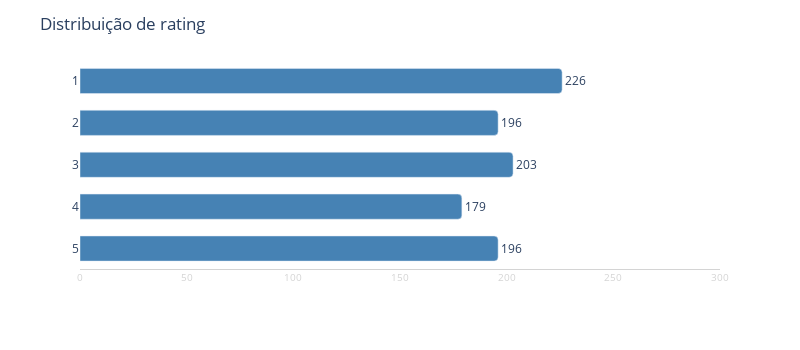

The notebook cell this image was saved under:
### Markdown cell above
### Estatísticas gerais da coleção

### Code cell
print(f"Total de livros: {df['title'].nunique()}")
print(f"Categorias distintas: {df['category'].nunique()}")
print(f"Preço médio: {round(df['price'].mean(), 2)}")

dist_rating = df[['rating']].value_counts().reset_index(name = 'qtd').sort_values('rating', ascending = False)
dist_rating['rating'] = dist_rating['rating'].astype(str)

fig = px.bar(dist_rating, x = 'qtd', y = 'rating', text = 'qtd')
fig.update_layout(plot_bgcolor = 'white', height = 350, width = 800, title = 'Distribuição de rating', barcornerradius = 4)
fig.update_traces(width = 0.6, textposition = 'outside', textfont = dict(size = 12), marker_color = 'steelblue')
fig.update_xaxes(title = '', tickfont = dict(size = 10, color = '#d4d4d4'), range = (0, 300))
fig.update_yaxes(title = '')
fig.add_hline(y = -0.5, line_width = 1, line_color = '#d4d4d4')
fig.show()

### Figure 1 — Plotly figure (JSON) as saved in the notebook; plotly's stock layout.template omitted (floating-point values rounded to 4 significant figures)
{"data": [{"hovertemplate": "qtd=%{text}<br>rating=%{y}<extra></extra>", "legendgroup": "", "marker": {"color": "steelblue", "pattern": {"shape": ""}}, "name": "", "orientation": "h", "showlegend": false, "text": [196.0, 179.0, 203.0, 196.0, 226.0], "textfont": {"size": 12}, "textposition": "outside", "type": "bar", "width": 0.6, "x": [196, 179, 203, 196, 226], "xaxis": "x", "y": ["5", "4", "3", "2", "1"], "yaxis": "y"}], "layout": {"barcornerradius": 4, "barmode": "relative", "height": 350, "legend": {"tracegroupgap": 0}, "margin": {"t": 60}, "plot_bgcolor": "white", "shapes": [{"line": {"color": "#d4d4d4", "width": 1}, "type": "line", "x0": 0, "x1": 1, "xref": "x domain", "y0": -0.5, "y1": -0.5, "yref": "y"}], "title": {"text": "Distribuição de rating"}, "width": 800, "xaxis": {"anchor": "y", "domain": [0, 1], "range": [0, 300], "tickfont": {"color": "#d4d4d4", "size": 10}, "title": {"text": ""}}, "yaxis": {"anchor": "x", "domain": [0, 1], "title": {"text": ""}}}}
